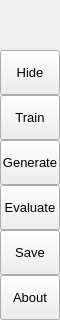
        <widget class="QFrame" name="leftMenuBg">
         <property name="minimumSize">
          <size>
           <width>60</width>
           <height>0</height>
          </size>
         </property>
         <property name="maximumSize">
          <size>
           <width>60</width>
           <height>16777215</height>
          </size>
         </property>
         <property name="frameShape">
          <enum>QFrame::NoFrame</enum>
         </property>
         <property name="frameShadow">
          <enum>QFrame::Raised</enum>
         </property>
         <layout class="QVBoxLayout" name="verticalLayout_3">
          <property name="spacing">
           <number>0</number>
          </property>
          <property name="leftMargin">
           <number>0</number>
          </property>
          <property name="topMargin">
           <number>0</number>
          </property>
          <property name="rightMargin">
           <number>0</number>
          </property>
          <property name="bottomMargin">
           <number>0</number>
          </property>
          <item>
           <widget class="QFrame" name="topLogoInfo">
            <property name="minimumSize">
             <size>
              <width>0</width>
              <height>50</height>
             </size>
            </property>
            <property name="maximumSize">
             <size>
              <width>16777215</width>
              <height>50</height>
             </size>
            </property>
            <property name="frameShape">
             <enum>QFrame::NoFrame</enum>
            </property>
            <property name="frameShadow">
             <enum>QFrame::Raised</enum>
            </property>
            <widget class="QFrame" name="topLogo">
             <property name="geometry">
              <rect>
               <x>10</x>
               <y>5</y>
               <width>42</width>
               <height>42</height>
              </rect>
             </property>
             <property name="minimumSize">
              <size>
               <width>42</width>
               <height>42</height>
              </size>
             </property>
             <property name="maximumSize">
              <size>
               <width>42</width>
               <height>42</height>
              </size>
             </property>
             <property name="frameShape">
              <enum>QFrame::NoFrame</enum>
             </property>
             <property name="frameShadow">
              <enum>QFrame::Raised</enum>
             </property>
            </widget>
            <widget class="QLabel" name="titleLeftApp">
             <property name="geometry">
              <rect>
               <x>70</x>
               <y>8</y>
               <width>160</width>
               <height>20</height>
              </rect>
             </property>
             <property name="font">
              <font>
               <family>Segoe UI Semibold</family>
               <pointsize>12</pointsize>
               <italic>false</italic>
               <bold>false</bold>
              </font>
             </property>
             <property name="text">
              <string>PyDracula</string>
             </property>
             <property name="alignment">
              <set>Qt::AlignLeading|Qt::AlignLeft|Qt::AlignTop</set>
             </property>
            </widget>
            <widget class="QLabel" name="titleLeftDescription">
             <property name="geometry">
              <rect>
               <x>70</x>
               <y>27</y>
               <width>160</width>
               <height>16</height>
              </rect>
             </property>
             <property name="maximumSize">
              <size>
               <width>16777215</width>
               <height>16</height>
              </size>
             </property>
             <property name="font">
              <font>
               <family>Segoe UI</family>
               <pointsize>8</pointsize>
               <italic>false</italic>
               <bold>false</bold>
              </font>
             </property>
             <property name="text">
              <string>Modern GUI / Flat Style</string>
             </property>
             <property name="alignment">
              <set>Qt::AlignLeading|Qt::AlignLeft|Qt::AlignTop</set>
             </property>
            </widget>
           </widget>
          </item>
          <item>
           <widget class="QFrame" name="leftMenuFrame">
            <property name="frameShape">
             <enum>QFrame::NoFrame</enum>
            </property>
            <property name="frameShadow">
             <enum>QFrame::Raised</enum>
            </property>
            <layout class="QVBoxLayout" name="verticalMenuLayout">
             <property name="spacing">
              <number>0</number>
             </property>
             <property name="leftMargin">
              <number>0</number>
             </property>
             <property name="topMargin">
              <number>0</number>
             </property>
             <property name="rightMargin">
              <number>0</number>
             </property>
             <property name="bottomMargin">
              <number>0</number>
             </property>
             <item>
              <widget class="QFrame" name="toggleBox">
               <property name="maximumSize">
                <size>
                 <width>16777215</width>
                 <height>45</height>
                </size>
               </property>
               <property name="frameShape">
                <enum>QFrame::NoFrame</enum>
               </property>
               <property name="frameShadow">
                <enum>QFrame::Raised</enum>
               </property>
               <layout class="QVBoxLayout" name="verticalLayout_4">
                <property name="spacing">
                 <number>0</number>
                </property>
                <property name="leftMargin">
                 <number>0</number>
                </property>
                <property name="topMargin">
                 <number>0</number>
                </property>
                <property name="rightMargin">
                 <number>0</number>
                </property>
                <property name="bottomMargin">
                 <number>0</number>
                </property>
                <item>
                 <widget class="QPushButton" name="toggleButton">
                  <property name="sizePolicy">
                   <sizepolicy hsizetype="Expanding" vsizetype="Fixed">
                    <horstretch>0</horstretch>
                    <verstretch>0</verstretch>
                   </sizepolicy>
                  </property>
                  <property name="minimumSize">
                   <size>
                    <width>0</width>
                    <height>45</height>
                   </size>
                  </property>
                  <property name="font">
                   <font>
                    <family>Segoe UI</family>
                    <pointsize>10</pointsize>
                    <italic>false</italic>
                    <bold>false</bold>
                   </font>
                  </property>
                  <property name="cursor">
                   <cursorShape>PointingHandCursor</cursorShape>
                  </property>
                  <property name="layoutDirection">
                   <enum>Qt::LeftToRight</enum>
                  </property>
                  <property name="styleSheet">
                   <string notr="true">background-image: url(:/icons/images/icons/icon_menu.png);</string>
                  </property>
                  <property name="text">
                   <string>Hide</string>
                  </property>
                 </widget>
                </item>
               </layout>
              </widget>
             </item>
             <item alignment="Qt::AlignTop">
              <widget class="QFrame" name="topMenu">
               <property name="frameShape">
                <enum>QFrame::NoFrame</enum>
               </property>
               <property name="frameShadow">
                <enum>QFrame::Raised</enum>
               </property>
               <layout class="QVBoxLayout" name="verticalLayout_8">
                <property name="spacing">
                 <number>0</number>
                </property>
                <property name="leftMargin">
                 <number>0</number>
                </property>
                <property name="topMargin">
                 <number>0</number>
                </property>
                <property name="rightMargin">
                 <number>0</number>
                </property>
                <property name="bottomMargin">
                 <number>0</number>
                </property>
                <item>
                 <widget class="QPushButton" name="btn_home">
                  <property name="sizePolicy">
                   <sizepolicy hsizetype="Expanding" vsizetype="Fixed">
                    <horstretch>0</horstretch>
                    <verstretch>0</verstretch>
                   </sizepolicy>
                  </property>
                  <property name="minimumSize">
                   <size>
                    <width>0</width>
                    <height>45</height>
                   </size>
                  </property>
                  <property name="font">
                   <font>
                    <family>Segoe UI</family>
                    <pointsize>10</pointsize>
                    <italic>false</italic>
                    <bold>false</bold>
                   </font>
                  </property>
                  <property name="cursor">
                   <cursorShape>PointingHandCursor</cursorShape>
                  </property>
                  <property name="layoutDirection">
                   <enum>Qt::LeftToRight</enum>
                  </property>
                  <property name="styleSheet">
                   <string notr="true">background-image: url(:/icons/images/icons/icon_layer_solid.png);</string>
                  </property>
                  <property name="text">
                   <string>Train</string>
                  </property>
                 </widget>
                </item>
                <item>
                 <widget class="QPushButton" name="btn_widgets">
                  <property name="sizePolicy">
                   <sizepolicy hsizetype="Expanding" vsizetype="Fixed">
                    <horstretch>0</horstretch>
                    <verstretch>0</verstretch>
                   </sizepolicy>
                  </property>
                  <property name="minimumSize">
                   <size>
                    <width>0</width>
                    <height>45</height>
                   </size>
                  </property>
                  <property name="font">
                   <font>
                    <family>Segoe UI</family>
                    <pointsize>10</pointsize>
                    <italic>false</italic>
                    <bold>false</bold>
                   </font>
                  </property>
                  <property name="cursor">
                   <cursorShape>PointingHandCursor</cursorShape>
                  </property>
                  <property name="layoutDirection">
                   <enum>Qt::LeftToRight</enum>
                  </property>
                  <property name="styleSheet">
                   <string notr="true">background-image: url(:/icons/images/icons/icon_project_diagram.png);</string>
                  </property>
                  <property name="text">
                   <string>Generate</string>
                  </property>
                 </widget>
                </item>
                <item>
                 <widget class="QPushButton" name="btn_new">
                  <property name="sizePolicy">
                   <sizepolicy hsizetype="Expanding" vsizetype="Fixed">
                    <horstretch>0</horstretch>
                    <verstretch>0</verstretch>
                   </sizepolicy>
                  </property>
                  <property name="minimumSize">
                   <size>
                    <width>0</width>
                    <height>45</height>
                   </size>
                  </property>
                  <property name="font">
                   <font>
                    <family>Segoe UI</family>
                    <pointsize>10</pointsize>
                    <italic>false</italic>
                    <bold>false</bold>
                   </font>
                  </property>
                  <property name="cursor">
                   <cursorShape>PointingHandCursor</cursorShape>
                  </property>
                  <property name="layoutDirection">
                   <enum>Qt::LeftToRight</enum>
                  </property>
                  <property name="styleSheet">
                   <string notr="true">background-image: url(:/icons/images/icons/icon_chart_bar.png);</string>
                  </property>
                  <property name="text">
                   <string>Evaluate</string>
                  </property>
                 </widget>
                </item>
                <item>
                 <widget class="QPushButton" name="btn_save">
                  <property name="sizePolicy">
                   <sizepolicy hsizetype="Expanding" vsizetype="Fixed">
                    <horstretch>0</horstretch>
                    <verstretch>0</verstretch>
                   </sizepolicy>
                  </property>
                  <property name="minimumSize">
                   <size>
                    <width>0</width>
                    <height>45</height>
                   </size>
                  </property>
                  <property name="font">
                   <font>
                    <family>Segoe UI</family>
                    <pointsize>10</pointsize>
                    <italic>false</italic>
                    <bold>false</bold>
                   </font>
                  </property>
                  <property name="cursor">
                   <cursorShape>PointingHandCursor</cursorShape>
                  </property>
                  <property name="layoutDirection">
                   <enum>Qt::LeftToRight</enum>
                  </property>
                  <property name="styleSheet">
                   <string notr="true">background-image: url(:/icons/images/icons/icon_save_solid.png)</string>
                  </property>
                  <property name="text">
                   <string>Save</string>
                  </property>
                 </widget>
                </item>
               </layout>
              </widget>
             </item>
             <item alignment="Qt::AlignBottom">
              <widget class="QFrame" name="bottomMenu">
               <property name="frameShape">
                <enum>QFrame::NoFrame</enum>
               </property>
               <property name="frameShadow">
                <enum>QFrame::Raised</enum>
               </property>
               <layout class="QVBoxLayout" name="verticalLayout_9">
                <property name="spacing">
                 <number>0</number>
                </property>
                <property name="leftMargin">
                 <number>0</number>
                </property>
                <property name="topMargin">
                 <number>0</number>
                </property>
                <property name="rightMargin">
                 <number>0</number>
                </property>
                <property name="bottomMargin">
                 <number>0</number>
                </property>
                <item>
                 <widget class="QPushButton" name="toggleLeftBox">
                  <property name="sizePolicy">
                   <sizepolicy hsizetype="Expanding" vsizetype="Fixed">
                    <horstretch>0</horstretch>
                    <verstretch>0</verstretch>
                   </sizepolicy>
                  </property>
                  <property name="minimumSize">
                   <size>
                    <width>0</width>
                    <height>45</height>
                   </size>
                  </property>
                  <property name="font">
                   <font>
                    <family>Segoe UI</family>
                    <pointsize>10</pointsize>
                    <italic>false</italic>
                    <bold>false</bold>
                   </font>
                  </property>
                  <property name="cursor">
                   <cursorShape>PointingHandCursor</cursorShape>
                  </property>
                  <property name="layoutDirection">
                   <enum>Qt::LeftToRight</enum>
                  </property>
                  <property name="styleSheet">
                   <string notr="true">background-image: url(:/icons/images/icons/icon_info.png);</string>
                  </property>
                  <property name="text">
                   <string>About</string>
                  </property>
                 </widget>
                </item>
               </layout>
              </widget>
             </item>
            </layout>
           </widget>
          </item>
         </layout>
        </widget>
